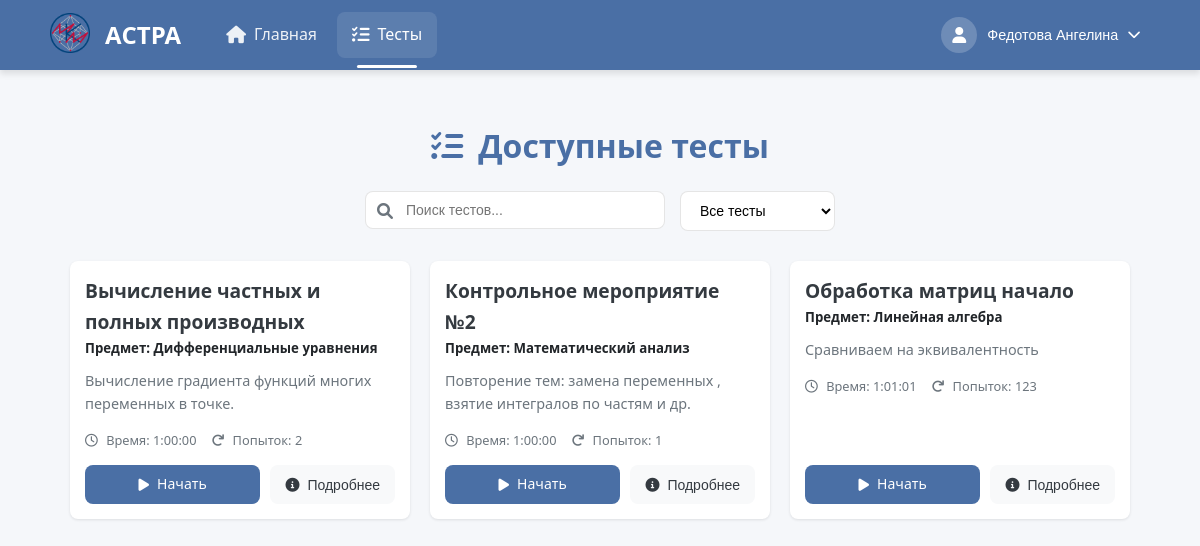
The app's page /TestsSolving/ (signed in), older data.
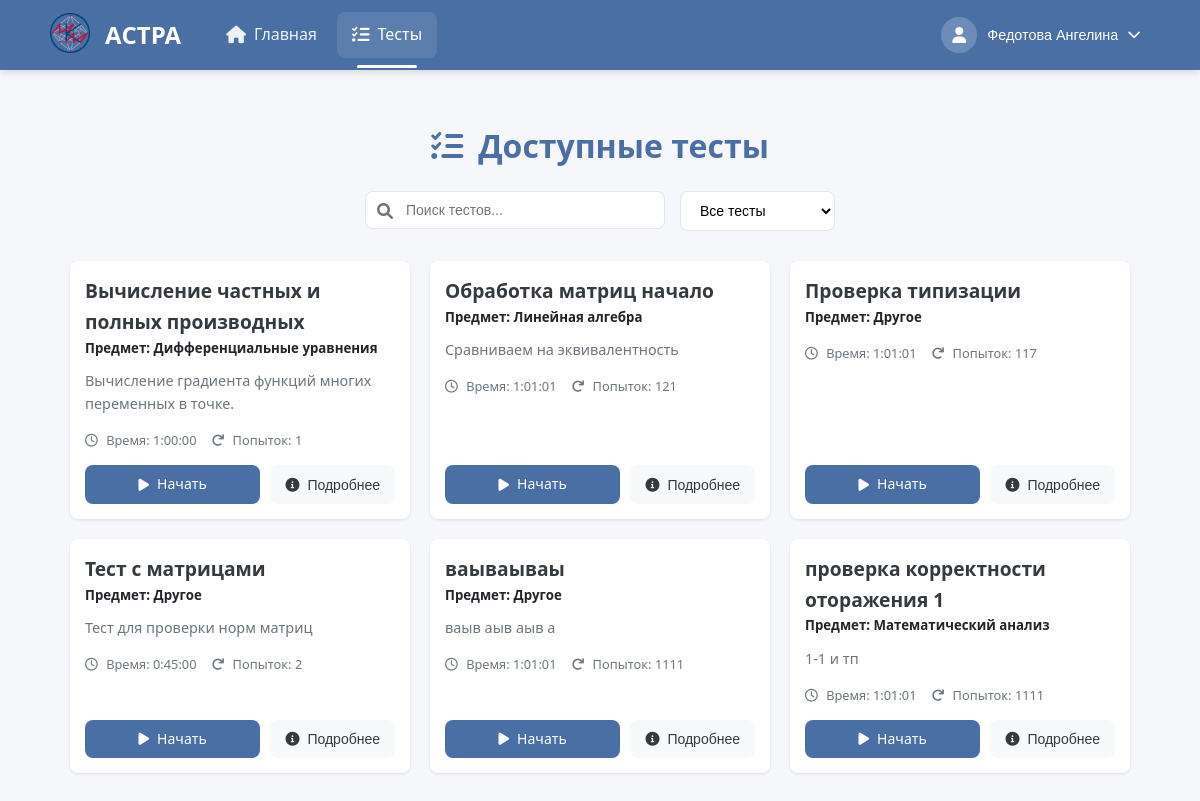
The same page, newer data.
### users/models.py (models this page shows, shortened)
class CustomUser(AbstractBaseUser, PermissionsMixin):
    THEME_CHOICES = [
        ('light', 'Светлая'),
        ('dark', 'Тёмная'),
    ]
    email = models.EmailField(unique=True)
    role = models.CharField(max_length=10, choices=[('student', 'Student'), ('teacher', 'Teacher')])
    theme = models.CharField(max_length=10, choices=THEME_CHOICES, default='light')
    is_active = models.BooleanField(default=True)
    is_staff = models.BooleanField(default=False)
    objects = CustomUserManager()
    USERNAME_FIELD = 'email'
    REQUIRED_FIELDS = ['role']
    def get_full_name(self):
        if self.role == 'student' and hasattr(self, 'studentdata'):
            return f"{self.studentdata.last_name} {self.studentdata.first_name}"
        elif self.role == 'teacher' and hasattr(self, 'teacherdata'):
            return f"{self.teacherdata.last_name} {self.teacherdata.first_name}"
        return self.email
    def get_photo_url(self):
        if self.role == 'student' and hasattr(self, 'studentdata') and self.studentdata.photo:
            return self.studentdata.photo.url
        elif self.role == 'teacher' and hasattr(self, 'teacherdata') and self.teacherdata.photo:
            return self.teacherdata.photo.url
        return None

class StudentData(models.Model):
    first_name = models.CharField(max_length=50, blank=False)
    last_name = models.CharField(max_length=50, blank=False)
    middle_name = models.CharField(max_length=50, blank=True)
    photo = models.ImageField(upload_to='user_photos/', blank=True, null=True)
    training_status = models.BooleanField(default=True)
    count_solve = models.IntegerField(default=0)
    perc_of_correct_ans = models.CharField(max_length=5, default="0")
    institute = models.ForeignKey(StudentInstitute, on_delete=models.PROTECT)
    group = models.ForeignKey(StudentGroup, on_delete=models.PROTECT)
    data_map = models.OneToOneField(CustomUser, on_delete=models.CASCADE)

### create_tests/models.py (models this page shows, shortened)
class AboutTest(models.Model):
    objects = None
    name_tests = models.CharField(max_length=255, blank=False)  # Название теста
    creator = models.ForeignKey(TeacherData, on_delete=models.PROTECT, null=True, blank=True,
                                related_name='created_tests')  # Создатель теста
    time_to_solution = models.DurationField(default=timedelta(hours=1, minutes=30))
    name_slug_tests = models.SlugField(max_length=255, unique=True, db_index=True, verbose_name="URL")  # Слаг имени
    num_of_attempts = models.IntegerField(blank=True, default=1)  # Количество попыток для решения
    type_of_result = models.IntegerField(blank=True, default=1)  # Тип возвращаемого результата
    description = models.CharField(max_length=150, default="", blank=True)
    is_published = models.IntegerField(default=0)
    is_done = models.IntegerField(default=1)
    is_draft = models.BooleanField(default=False)
    subj = models.ForeignKey(Subjects,
                             on_delete=models.PROTECT,
                             default=1)
    expressions = models.ManyToManyField(AboutExpressions)
    task_groups = models.ManyToManyField(TaskGroup, blank=True)  # Новые группы заданий

class Subjects(models.Model):
    name = models.CharField(max_length=100, unique=True, default="Другое")
    def __str__(self):
        return self.name

### solving_tests/views.py (the view)
# urls.py: path('', views.list_test, name='list_test'),
@login_required
@role_required(['student', 'admin'])
def list_test(request):
    user = request.user
    try:
        student = StudentData.objects.get(data_map=user)
        student_group = student.group
        all_tests = AboutTest.objects.filter(publishedgroup__group_name=student_group).distinct()
        tests_with_attempts = []
        for test in all_tests:
            attempts = StudentResult.objects.filter(student=user, test=test).count()
            if attempts < test.num_of_attempts:
                tests_with_attempts.append({
                    'test': test,
                    'remaining_attempts': test.num_of_attempts - attempts
                })
    except StudentData.DoesNotExist:
        tests_with_attempts = []
    return render(request, 'solving_tests/test_selection.html', {
        'tests': tests_with_attempts
    })

### users/context_processors.py (called while the page is built)
def user_role(request):
    if request.user.is_authenticated:
        return {'user_role': request.user.role}
    return {}

### solving_tests/templates/solving_tests/test_selection.html (shortened to what this page needs)
{% extends 'solving_tests/header.html' %}
{% load static %}
{% block extra_css %}
    <link rel="stylesheet" href="{% static 'css/test_selection.css' %}">
    <link rel="stylesheet" href="{% static 'libs/fontawesome/css/all.min.css' %}">
{% endblock %}
{% block content %}
<div class="test-selection-container">
    <div class="page-header">
        <h1><i class="fas fa-tasks"></i> Доступные тесты</h1>
        <div class="search-filter">
            <div class="search-box">
                <i class="fas fa-search"></i>
                <input type="text" id="testSearch" placeholder="Поиск тестов...">
            </div>
            <div class="filter-box">
                <select id="testFilter">
                    <option value="all">Все тесты</option>
                </select>
            </div>
        </div>
    </div>
    <div class="tests-grid">
        {% for item in tests %}
            {% with test=item.test %}
                <div class="test-card" data-id="{{ test.id }}" data-completed="{% if test.completed %}true{% else %}false{% endif %}" data-new="{% if test.is_new %}true{% else %}false{% endif %}">
                    <div class="test-body">
                        <h3 class="test-title">
                            <a href="{% url 'solving_tests:some_test_for_student' slug_name=test.name_slug_tests %}">{{ test.name_tests }}</a>
                        </h3>
                        <h5>Предмет: {{ test.subj }}</h5>
                        {% if test.description %}
                            <p class="test-description">{{ test.description|truncatechars:150 }}</p>
                        {% endif %}
                        <div class="test-meta">
                            <span><i class="far fa-clock"></i> Время: {{ test.time_to_solution }}</span>
                            <span><i class="fas fa-redo"></i>
                                {% if test.num_of_attempts == 0 %}
                                    Количество попыток не ограниченно
                                {% else %}
                                    Попыток: {{ item.remaining_attempts }}
                                {% endif %}
                            </span>
                        </div>
                    </div>
                    <div class="test-footer">
                        <a href="{% url 'solving_tests:some_test_for_student' slug_name=test.name_slug_tests %}" class="btn start-btn">
                            {% if test.completed %}
                            <i class="fas fa-redo"></i> Повторить
                            {% else %}
                            <i class="fas fa-play"></i> Начать
                            {% endif %}
                        </a>
                        <button class="btn info-btn" data-test-id="{{ test.id }}">
                            <i class="fas fa-info-circle"></i> Подробнее
                        </button>
                    </div>
                </div>
            {% endwith %}
        {% empty %}
            <div class="empty-state">
                <i class="fas fa-tasks fa-3x"></i>
                <h3>Нет доступных тестов</h3>
                <p>В настоящее время для вас нет доступных тестов.</p>
            </div>
        {% endfor %}
    </div>
</div>
{% endblock %}

### solving_tests/templates/solving_tests/header.html (shortened to what this page needs)
<!DOCTYPE html>
<html lang="ru">
<head>
    {% load static %}
    <link rel="stylesheet" href="{% static 'css/header.css' %}">
    <link rel="stylesheet" href="{% static 'css/dark-theme.css' %}">
    <link rel="stylesheet" href="{% static 'libs/fontawesome/css/all.min.css' %}">
    {% block extra_css %}{% endblock %}
</head>
<body data-theme="{{ user.theme|default:'light' }}" data-user-theme="{{ user.theme|default:'light' }}">
<header class="app-header">
    <div class="header-container">
        <div class="header-brand">
            <span class="logo-icon">
                <img src="{% static 'images/logo.png' %}" alt="" style="width: 40px; height: 40px;">
            </span>
            <h2><span class="logo-text">АСТРА</span></h2>
        </div>
        <nav class="main-nav">
            <ul class="nav-list">
                {% if user.role == "student" %}
                    <li class="nav-item">
                        <a href="/Home/" class="nav-link {% if request.path == '/Home/' %}active{% endif %}">
                            <i class="fas fa-home"></i>
                            <span>Главная</span>
                        </a>
                    </li>
                    <li class="nav-item">
                        <a href="/TestsSolving/" class="nav-link {% if '/TestsSolving/' in request.path %}active{% endif %}">
                            <i class="fas fa-tasks"></i>
                            <span>Тесты</span>
                        </a>
                    </li>
                {% endif %}
            </ul>
        </nav>
        <div class="user-controls">
            <div class="profile-dropdown">
                <button class="profile-btn" id="profileBtn">
                    <div class="avatar">
                        {% if user.get_photo_url %}
                            <img src="{{ user.get_photo_url }}" alt="Фото профиля" style="width: 100%; height: 100%; border-radius: 50%; object-fit: cover;">
                        {% else %}
                            <i class="fas fa-user"></i>
                        {% endif %}
                    </div>
                    <span class="username">{{ user.get_full_name }}</span>
                    <i class="fas fa-chevron-down"></i>
                </button>
            </div>
        </div>
    </div>
</header>
<main class="app-main">
    {% block content %}{% endblock %}
</main>
</body>
</html>

### create_tests/static/css/header.css (style rules this page uses)
:root { --primary-color: #4a6fa5; --primary-hover: #3a5a8a; --secondary-color: #6c757d; --success-color: #28a745; --danger-color: #dc3545; --warning-color: #ffc107; --info-color: #17a2b8; --light-color: #f8f9fa; --dark-color: #343a40; --text-light: #ffffff; --text-dark: #212529; --border-color: rgba(0, 0, 0, 0.1); --shadow-sm: 0 1px 3px rgba(0, 0, 0, 0.1); --shadow-md: 0 4px 6px rgba(0, 0, 0, 0.1); --shadow-lg: 0 10px 15px rgba(0, 0, 0, 0.1); --transition: all 0.3s ease; --border-radius: 8px; }
* { margin: 0; padding: 0; box-sizing: border-box; }
body { font-family: 'Segoe UI', Tahoma, Geneva, Verdana, sans-serif; line-height: 1.6; color: var(--text-dark); background-color: #f5f7fa; padding-top: 70px; }
.app-header { position: fixed; top: 0; left: 0; right: 0; height: 70px; background-color: var(--primary-color); color: var(--text-light); box-shadow: var(--shadow-md); z-index: 1000; }
.header-container { display: flex; justify-content: space-between; align-items: center; height: 100%; max-width: 95%; margin: 0 auto; padding: 0 20px; }
.header-brand { display: flex; align-items: center; gap: 15px; }
.nav-link.active, .mobile-nav-link.active { background-color: rgba(255, 255, 255, 0.1); color: var(--text-light); position: relative; }
.nav-link.active::after { content: ''; position: absolute; bottom: -10px; left: 50%; transform: translateX(-50%); width: 60%; height: 3px; background-color: var(--text-light); border-radius: 3px; }
.logo-icon { font-size: 3rem; color: #ffd700; }
.logo-text { size 500px; }
.main-nav { flex-grow: 1; margin: 0 30px; }
.nav-list { display: flex; list-style: none; gap: 5px; }
.nav-item { position: relative; }
.nav-link { display: flex; align-items: center; padding: 10px 15px; color: rgba(255, 255, 255, 0.9); text-decoration: none; border-radius: var(--border-radius); transition: var(--transition); gap: 8px; font-weight: 500; }
.nav-link i { font-size: 1.1rem; }
.nav-link:hover, .nav-link.active { background-color: rgba(255, 255, 255, 0.1); color: var(--text-light); }
.user-controls { display: flex; align-items: center; gap: 15px; }
.profile-dropdown { position: relative; }
.profile-btn { display: flex; align-items: center; background: none; border: none; color: var(--text-light); cursor: pointer; gap: 10px; padding: 5px 10px; border-radius: 20px; transition: var(--transition); }
.avatar { width: 36px; height: 36px; border-radius: 50%; background-color: rgba(255, 255, 255, 0.2); display: flex; align-items: center; justify-content: center; font-size: 1rem; }
.username { font-weight: 500; font-size: 0.9rem; }
.app-main { min-height: calc(100vh - 70px); padding: 20px; max-width: 95%; margin: 0 auto; }

### static/css/dark-theme.css (style rules this page uses)
* { transition: background-color 0.3s ease, color 0.3s ease, border-color 0.3s ease; }

Row changes from the older to the newer data that the page shows:
no longer on this page (row unchanged): AboutTest: test.name_tests "Контрольное мероприятие №2", test.subj "Математический анализ", test.description "Повторение тем: замена переменных , взятие интегралов по частям и др.", test.time_to_solution "1:00:00", remaining_attempts "1"
computed for AboutTest "Вычисление частных и полных производных": remaining_attempts "2" → "1"
computed for AboutTest "Обработка матриц начало": remaining_attempts "123" → "121"
added AboutTest: test.name_tests "Проверка типизации", test.subj "Другое", test.time_to_solution "1:01:01", remaining_attempts "117"
added AboutTest: test.name_tests "Тест с матрицами", test.subj "Другое", test.description "Тест для проверки норм матриц", test.time_to_solution "0:45:00", remaining_attempts "2"
added AboutTest: test.name_tests "ваываываы", test.subj "Другое", test.description "ваыв аыв аыв а", test.time_to_solution "1:01:01", remaining_attempts "1111"
added AboutTest: test.name_tests "проверка корректности оторажения 1", test.subj "Математический анализ", test.description "1-1 и тп", test.time_to_solution "1:01:01", remaining_attempts "1111"
